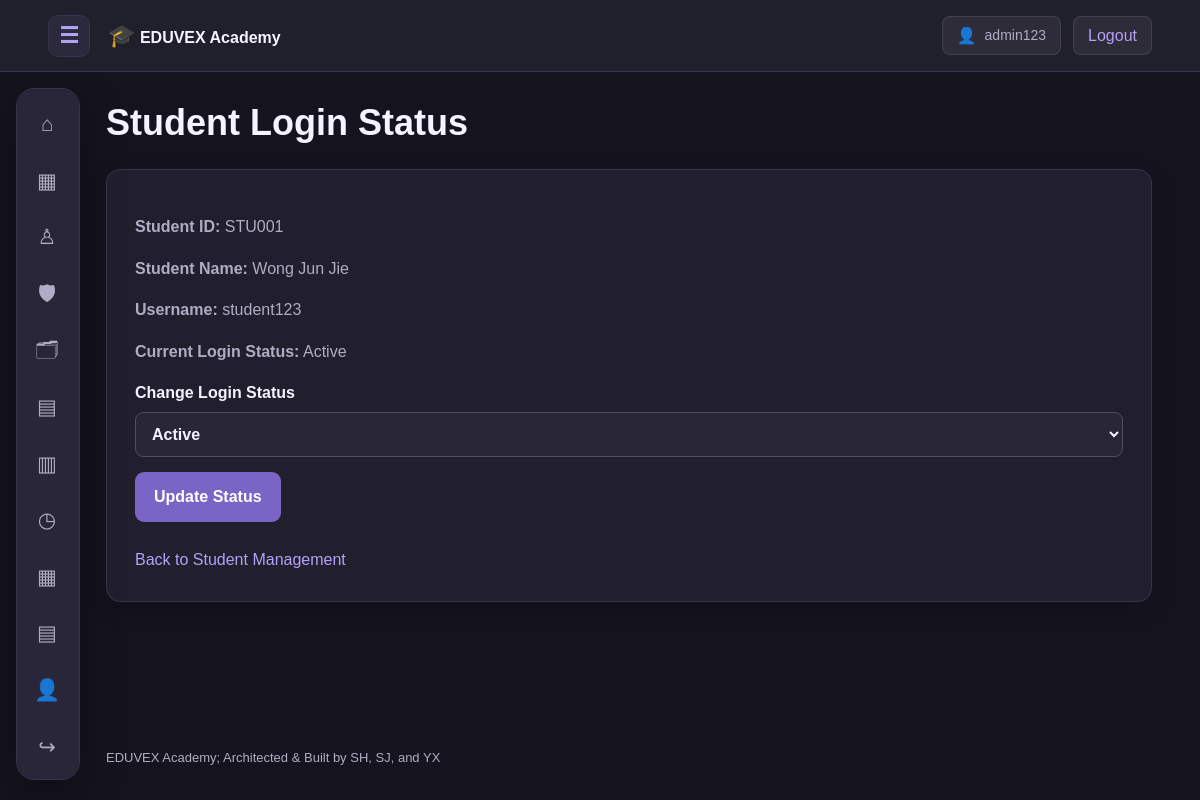
Page /student_management/student_status.php?id=STU001 (signed in) on the committed database.
### tables this page shows
CREATE TABLE IF NOT EXISTS user_accounts (
    user_id BIGINT UNSIGNED AUTO_INCREMENT PRIMARY KEY,
    username VARCHAR(100) NOT NULL UNIQUE,
    email VARCHAR(180) NOT NULL UNIQUE,
    password_hash VARCHAR(255) NOT NULL,

    role ENUM(
        'admin',
        'staff',
        'student'
    ) NOT NULL,

    admin_id VARCHAR(12) UNIQUE NULL,
    staff_id VARCHAR(12) UNIQUE NULL,
    student_id VARCHAR(12) UNIQUE NULL,

    preferred_language VARCHAR(10) DEFAULT 'en',
    profile_image VARCHAR(255) DEFAULT NULL,
    is_active TINYINT(1) DEFAULT 1,
    created_at TIMESTAMP DEFAULT CURRENT_TIMESTAMP
);

CREATE TABLE IF NOT EXISTS students (
    student_id VARCHAR(12) PRIMARY KEY,
    student_name VARCHAR(120) NOT NULL,
    student_email VARCHAR(180) UNIQUE,
    student_phone_number VARCHAR(30),
    student_class VARCHAR(12)
);

### includes/functions.php (called while the page is built, shortened)
<?php
function h(mixed $value): string {
    return htmlspecialchars(
        (string)($value ?? ''),
        ENT_QUOTES | ENT_SUBSTITUTE,
        'UTF-8'
    );
}
function url(string $path = ''): string {
    return BASE_URL . '/' . ltrim($path, '/');
}

### student_management/student_status.php (the view, shortened to what this page needs)
<?php
require_once __DIR__ . '/../config/database.php';
$id = trim($_GET['id'] ?? $_POST['student_id'] ?? '');
$stmt = $pdo->prepare("
    SELECT s.student_id,
           s.student_name,
           u.user_id,
           u.username,
           u.is_active
    FROM students s
    LEFT JOIN user_accounts u
        ON u.student_id = s.student_id
    WHERE s.student_id = ?
");
$stmt->execute([$id]);
$student = $stmt->fetch();
require __DIR__ . '/../includes/header.php';
?>
<h1>Student Login Status</h1>
<section class="panel">
    <p><strong>Student ID:</strong>
        <?= h($student['student_id']) ?></p>
    <p><strong>Student Name:</strong>
        <?= h($student['student_name']) ?></p>
    <p><strong>Username:</strong>
        <?= h($student['username'] ?? 'No Account') ?></p>
    <p><strong>Current Login Status:</strong>
        <?php
        if ($student['user_id'] === null) {
            echo 'No Account';
        } elseif ($student['is_active']) {
            echo 'Active';
        } else {
            echo 'Inactive';
        }
        ?>
    </p>
    <?php if ($student['user_id'] !== null): ?>
        <form method="post">
            <label>Change Login Status
                <select name="status" required>
                    <option value="1"
                        <?= $student['is_active'] ? 'selected' : '' ?>>
                        Active
                    </option>
                </select>
            </label>
            <button type="submit">
                Update Status
            </button>
        </form>
    <?php endif; ?>
    <br>
    <a href="<?= h(url(
        'student_management/index.php'
    )) ?>">Back to Student Management</a>
</section>
<?php require __DIR__ . '/../includes/footer.php'; ?>

### assets/css/style.css (style rules this page uses)
:root { color-scheme: dark; --bg: #15141E; --surface: #211F2D; --surface2: #292638; --line: #39344E; --accent: #B4A0F7; --accent-dark: #7965C5; --text: #F5F3FF; --muted: #B0ACC3; --nav-width: 64px; --header-height: 72px; }
* { box-sizing: border-box; }
html { scroll-behavior: smooth; scroll-padding-top: 90px; }
body { margin: 0; background: var(--bg); color: var(--text); font-family: Arial, Helvetica, sans-serif; font-size: 16px; line-height: 1.6; }
a { color: var(--accent); text-decoration: none; }
button, input, select, textarea { font: inherit; }
button { cursor: pointer; }
h1, h2, h3 { line-height: 1.25; }
h1 { font-size: clamp(28px, 3vw, 40px); }
p { color: var(--muted); }
.panel { background: var(--surface); border: 1px solid var(--line); border-radius: 14px; padding: 28px; box-shadow: 0 8px 24px rgba(0,0,0,0.15); }
label { display: block; margin-bottom: 15px; font-weight: 600; }
input, select, textarea { display: block; width: 100%; padding: 12px; margin-top: 6px; background: #292638; color: var(--text); border: 1px solid #514B64; border-radius: 8px; }
button, .button { display: inline-block; padding: 11px 18px; border: 1px solid transparent; border-radius: 9px; background: var(--accent-dark); color: #FFFFFF; font-weight: 600; text-decoration: none; }

### rows in the picture
user_accounts: student.student_id "STU001", student.student_name "Wong Jun Jie", username "student123", status "Active"

### other values in the picture
$account['username'] "admin123"
$symbol "⌂"
$symbol "▦"
$symbol "♙"
$symbol "🛡"
$symbol "🗂"
$symbol "▤"
$symbol "▥"
$symbol "◷"
$symbol "👤"
$symbol "↪"
